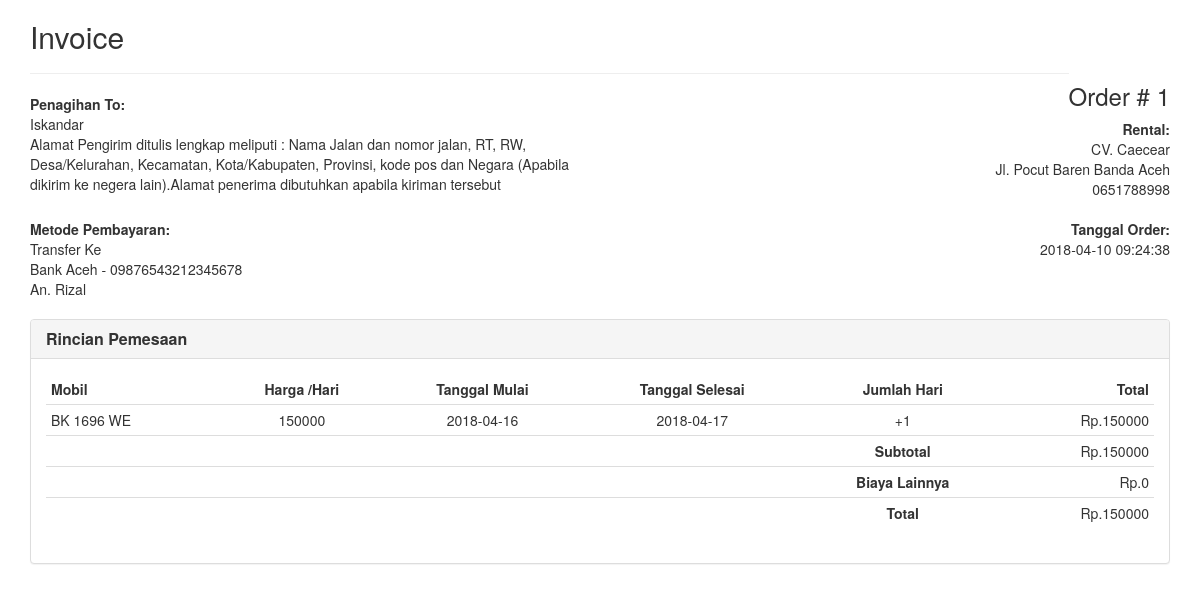
/frame.php?id=1, run on an earlier commit of the app's database.
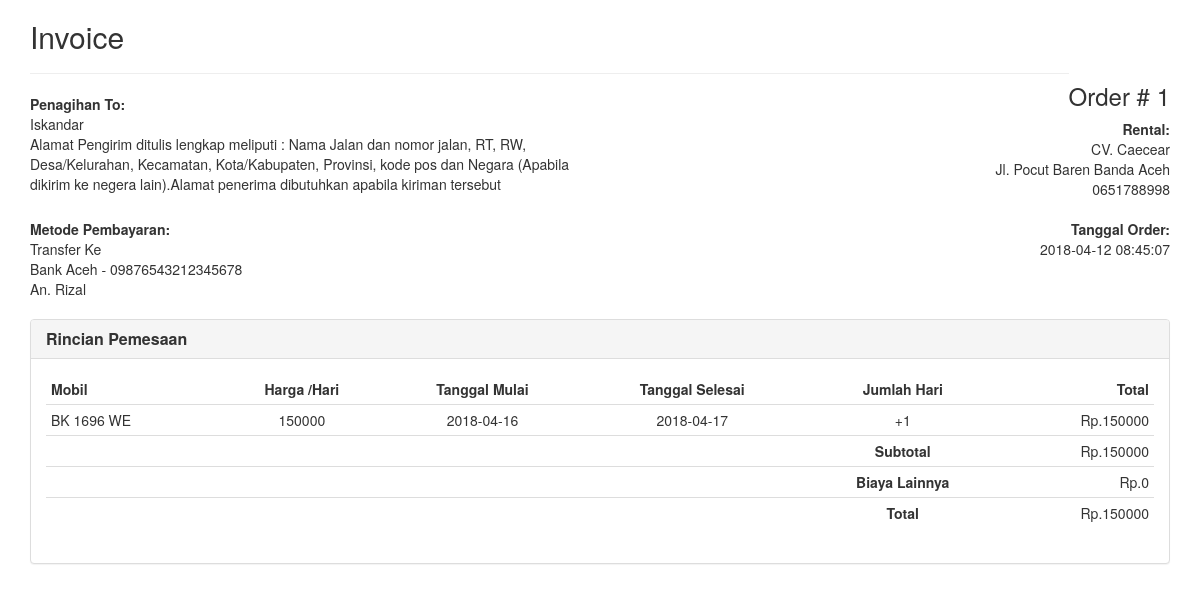
And on a later commit of the database.
### tables this page shows
CREATE TABLE `pesan` (
  `no_pol` varchar(10) NOT NULL,
  `invoice` varchar(255) NOT NULL,
  `tanggal_pesan` timestamp NOT NULL DEFAULT CURRENT_TIMESTAMP ON UPDATE CURRENT_TIMESTAMP,
  `tanggal_mulai` date NOT NULL,
  `tanggal_selesai` date NOT NULL,
  `harga` int(10) NOT NULL,
  `bank_pengirim` varchar(50) DEFAULT NULL,
  `rek_pengirim` varchar(100) DEFAULT NULL,
  `bukti_pembayaran` varchar(255) DEFAULT NULL,
  `nominal` int(11) DEFAULT NULL,
  `verifikasi_pembayaran` int(11) DEFAULT '0',
  `id_costumer` int(255) NOT NULL,
  `read` int(2) NOT NULL
);

CREATE TABLE `costumer` (
  `id_costumer` int(255) NOT NULL,
  `nama` varchar(50) NOT NULL,
  `alamat` varchar(255) NOT NULL,
  `no_hp` varchar(15) NOT NULL,
  `email` varchar(50) NOT NULL,
  `username` varchar(50) NOT NULL,
  `password` varchar(50) NOT NULL,
  `foto_ktp` varchar(100) NOT NULL,
  `foto_ktp_orang` varchar(100) NOT NULL,
  `verifikasi` int(2) NOT NULL DEFAULT '0'
);

CREATE TABLE `rental` (
  `id_rental` int(100) NOT NULL,
  `nama_rental` varchar(100) NOT NULL,
  `alamat` varchar(255) NOT NULL,
  `nama_pemilik` varchar(50) NOT NULL,
  `no_hp_pemilik` varchar(15) NOT NULL,
  `no_hp_rental` varchar(15) NOT NULL,
  `status` int(2) NOT NULL,
  `id_admin` varchar(20) NOT NULL,
  `username` varchar(20) NOT NULL,
  `password` varchar(255) NOT NULL,
  `foto_rental` varchar(255) NOT NULL,
  `nik` varchar(30) NOT NULL,
  `tanggal_daftar` timestamp NOT NULL DEFAULT CURRENT_TIMESTAMP ON UPDATE CURRENT_TIMESTAMP,
  `pemilik_rekening` varchar(100) NOT NULL,
  `rekening` varchar(25) NOT NULL,
  `bank` varchar(10) NOT NULL
);

CREATE TABLE `mobil` (
  `no_pol` varchar(10) NOT NULL,
  `merek` varchar(20) NOT NULL,
  `jenis` varchar(20) NOT NULL,
  `tipe` varchar(20) NOT NULL,
  `tahun_pembuatan` int(5) NOT NULL,
  `harga_sewa` int(12) NOT NULL,
  `bahan_bakar` varchar(10) NOT NULL,
  `kapasitas_penumpang` varchar(10) NOT NULL,
  `fasilitas` text NOT NULL,
  `id_rental` int(100) NOT NULL,
  `tanggal_post` timestamp NOT NULL DEFAULT CURRENT_TIMESTAMP ON UPDATE CURRENT_TIMESTAMP,
  `foto_depan` varchar(100) NOT NULL,
  `foto_samping` varchar(100) NOT NULL,
  `foto_belakang` varchar(100) NOT NULL,
  `foto_dalam1` varchar(100) NOT NULL,
  `foto_dalam2` varchar(100) NOT NULL
);

### frame.php (the view, shortened to what this page needs)
<!DOCTYPE html>
<html lang="en">
<head>
    <link href="//netdna.bootstrapcdn.com/bootstrap/3.1.0/css/bootstrap.min.css" rel="stylesheet" id="bootstrap-css">
</head>
<body >
<?php $id=$_GET['id'];
include 'share/db.php';
$query = mysqli_query($con,"SELECT *, costumer.alamat as alamat_c , rental.alamat as alamat_r  from pesan left JOIN mobil on pesan.no_pol=mobil.no_pol left join costumer on costumer.id_costumer=pesan.id_costumer left JOIN rental on rental.id_rental=mobil.id_rental WHERE pesan.invoice='$id' ");
while($data = mysqli_fetch_array($query)){
?>
  <div class="container">
  <div class="row">
      <div class="col-xs-12">
      <div class="invoice-title">
        <h2>Invoice</h2><h3 class="pull-right">Order # <?php echo $data['invoice']?></h3>
      </div>
      <hr>
      <div class="row">
        <div class="col-xs-6">
          <address>
          <strong>Penagihan To:</strong><br>
            <?php echo $data['nama']?><br>
            <?php echo $data['alamat_c']?><br>
          </address>
        </div>
        <div class="col-xs-6 text-right">
          <address>
            <strong>Rental:</strong><br>
            <?php echo $data['nama_rental']?><br>
            <?php echo $data['alamat_r']?><br>
            <?php echo $data['no_hp_rental']?><br>
          </address>
        </div>
      </div>
      <div class="row">
        <div class="col-xs-6">
          <address>
            <strong>Metode Pembayaran:</strong><br>
            Transfer Ke <br>
            Bank <?php echo $data['bank']?> - <?php echo $data['rekening']?><br>
            An. <?php echo $data['pemilik_rekening']?>
          </address>
        </div>
        <div class="col-xs-6 text-right">
          <address>
            <strong>Tanggal Order:</strong><br>
          <?php echo $data['tanggal_pesan']?><br><br>
          </address>
        </div>
      </div>
    </div>
  </div>
  <div class="row">
    <div class="col-md-12">
      <div class="panel panel-default">
        <div class="panel-heading">
          <h3 class="panel-title"><strong>Rincian Pemesaan</strong></h3>
        </div>
        <div class="panel-body">
          <div class="table-responsive">
            <table class="table table-condensed">
              <thead>
                              <tr>
                    <td><strong>Mobil</strong></td>
                    <td class="text-center"><strong>Harga /Hari</strong></td>
                    <td class="text-center"><strong>Tanggal Mulai</strong></td>
                    <td class="text-center"><strong>Tanggal Selesai</strong></td>
                    <td class="text-center"><strong>Jumlah Hari</strong></td>
                    <td class="text-right"><strong>Total</strong></td>
                              </tr>
              </thead>
              <tbody>
                <tr>
                  <td class="text-left"> <?php echo $data['no_pol']?></td>
                  <td class="text-center"> <?php echo $data['harga']?></td>
                  <td class="text-center"><?php echo $data['tanggal_mulai']?></td>
                  <td class="text-center"><?php echo $data['tanggal_selesai']?></td>
                  <td class="text-center"><?php $date1=date_create($data['tanggal_selesai']);
                                                $date2=date_create($data['tanggal_mulai']);
                                                $perbedaan=date_diff($date2,$date1);
                                                echo $perbedaan=$perbedaan->format("%R%a");
                                          ?></td>
                  <td class="text-right">Rp.<?php echo ($data['harga']*$perbedaan); ?></td>
                </tr>
                <tr>
                  <td class="thick-line"></td>
                  <td class="thick-line"></td>
                  <td class="thick-line"></td>
                  <td class="thick-line"></td>
                  <td class="thick-line text-center"><strong>Subtotal</strong></td>
                  <td class="thick-line text-right">Rp.<?php echo ($data['harga']*$perbedaan); ?></td>
                </tr>
                <tr>
                  <td class="no-line"></td>
                  <td class="no-line"></td>
                  <td class="no-line"></td>
                  <td class="no-line"></td>
                  <td class="no-line text-center"><strong>Biaya Lainnya</strong></td>
                  <td class="no-line text-right">Rp.0</td>
                </tr>
                <tr>
                  <td class="no-line"></td>
                  <td class="no-line"></td>
                  <td class="no-line"></td>
                  <td class="no-line"></td>
                  <td class="no-line text-center"><strong>Total</strong></td>
                  <td class="no-line text-right">Rp.<?php echo ($data['harga']*$perbedaan); ?></td>
                </tr>
              </tbody>
            </table>
          </div>
        </div>
      </div>
    </div>
  </div>
</div>
<?php } ?>
</body>
</html>

What changed in the data, as far as the page shows it:
changed pesan "Iskandar": tanggal_pesan "2018-04-10 09:24:38" → "2018-04-12 08:45:07"
